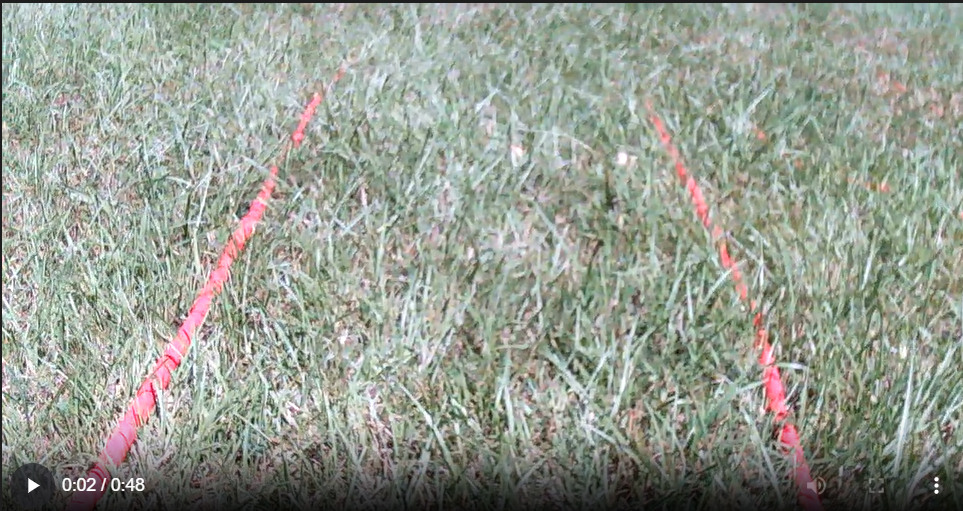
#> input picture code/main_control/outdoor_line.png, 963 x 511 px
$ python make_mask.py
#> lines starting #> are read from the running program, lines starting #| are printed output that depends on the picture; after the words box and inside, x2 and y2 are one past the last pixel; in counts of white or black regions, pixels touching at a corner belong together
import cv2
import numpy as np

# 載入圖片
img = cv2.imread("outdoor_line.png")
#> img is the input picture: shape (511, 963, 3); mean B, G, R 145.3, 155.7, 150
img_hsv = cv2.cvtColor(img, cv2.COLOR_BGR2HSV)
#> img_hsv: shape (511, 963, 3); mean H, S, V 57.6, 28, 159

def nothing(x):
    pass

cv2.namedWindow("Trackbars")
cv2.resizeWindow("Trackbars", 800, 600)  # 你可以改成更大

# 第一組 HSV
cv2.createTrackbar("H1 Min", "Trackbars", 0, 180, nothing)
cv2.createTrackbar("H1 Max", "Trackbars", 10, 180, nothing)
cv2.createTrackbar("S1 Min", "Trackbars", 100, 255, nothing)
cv2.createTrackbar("S1 Max", "Trackbars", 255, 255, nothing)
cv2.createTrackbar("V1 Min", "Trackbars", 100, 255, nothing)
cv2.createTrackbar("V1 Max", "Trackbars", 255, 255, nothing)

# 第二組 HSV
cv2.createTrackbar("H2 Min", "Trackbars", 170, 180, nothing)
cv2.createTrackbar("H2 Max", "Trackbars", 180, 180, nothing)
cv2.createTrackbar("S2 Min", "Trackbars", 100, 255, nothing)
cv2.createTrackbar("S2 Max", "Trackbars", 255, 255, nothing)
cv2.createTrackbar("V2 Min", "Trackbars", 100, 255, nothing)
cv2.createTrackbar("V2 Max", "Trackbars", 255, 255, nothing)

while True:
    # 第一組參數
    h1_min = cv2.getTrackbarPos("H1 Min", "Trackbars")
    h1_max = cv2.getTrackbarPos("H1 Max", "Trackbars")
    s1_min = cv2.getTrackbarPos("S1 Min", "Trackbars")
    s1_max = cv2.getTrackbarPos("S1 Max", "Trackbars")
    v1_min = cv2.getTrackbarPos("V1 Min", "Trackbars")
    v1_max = cv2.getTrackbarPos("V1 Max", "Trackbars")

    # 第二組參數
    h2_min = cv2.getTrackbarPos("H2 Min", "Trackbars")
    h2_max = cv2.getTrackbarPos("H2 Max", "Trackbars")
    s2_min = cv2.getTrackbarPos("S2 Min", "Trackbars")
    s2_max = cv2.getTrackbarPos("S2 Max", "Trackbars")
    v2_min = cv2.getTrackbarPos("V2 Min", "Trackbars")
    v2_max = cv2.getTrackbarPos("V2 Max", "Trackbars")

    # 兩組範圍
    lower1 = np.array([h1_min, s1_min, v1_min])
    upper1 = np.array([h1_max, s1_max, v1_max])
    lower2 = np.array([h2_min, s2_min, v2_min])
    upper2 = np.array([h2_max, s2_max, v2_max])

    # 過濾 mask
    mask1 = cv2.inRange(img_hsv, lower1, upper1)
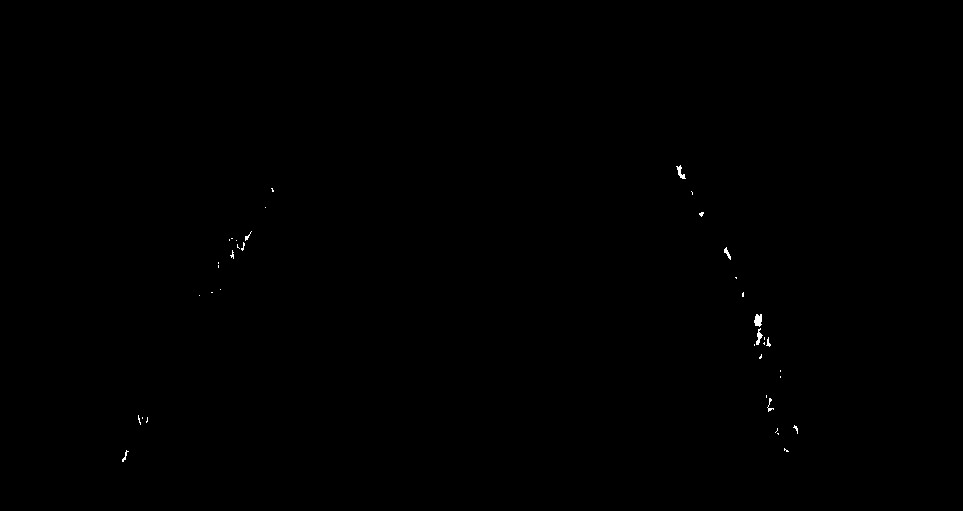
#> mask1: shape (511, 963); 0.1% white in thin lines or dots, all inside (x1, y1, x2, y2) = (122, 165, 798, 462)
    mask2 = cv2.inRange(img_hsv, lower2, upper2)
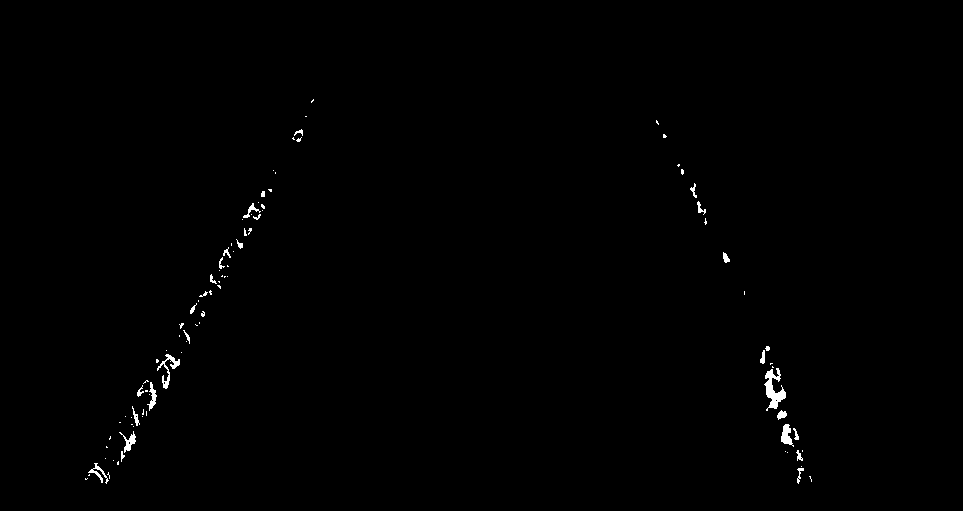
#> mask2: shape (511, 963); 0.48% white; 95 white regions (67 under 20 px), largest, box (x1, y1, x2, y2) and area: (764, 368, 786, 411) 428, (157, 354, 180, 389) 216, (781, 424, 794, 447) 166
    mask = cv2.bitwise_or(mask1, mask2)  # 合併兩組
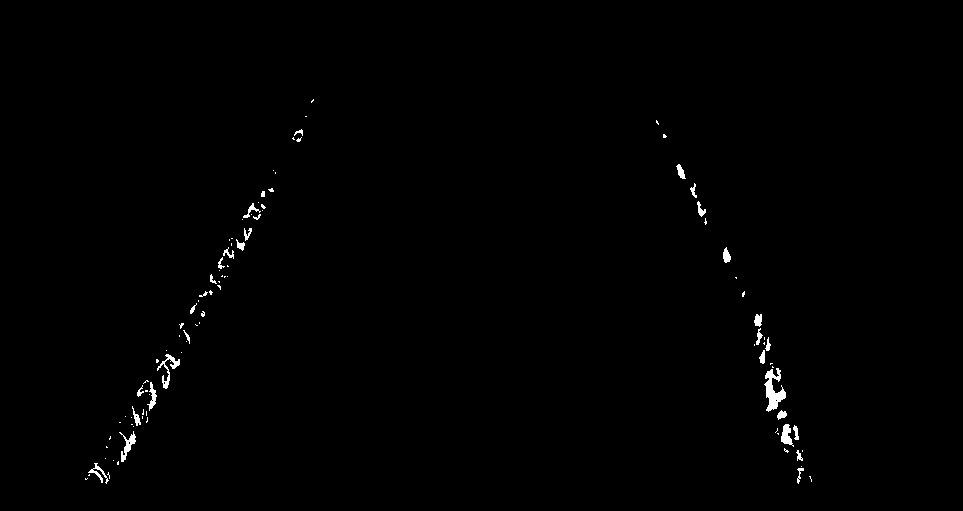
#> mask: shape (511, 963); 0.58% white; 101 white regions (69 under 20 px), largest, box (x1, y1, x2, y2) and area: (764, 368, 786, 412) 466, (157, 354, 180, 389) 216, (119, 431, 136, 462) 182

    result = cv2.bitwise_and(img, img, mask=mask)

    cv2.imshow("Original", img)
    cv2.imshow("Mask", mask)
    cv2.imshow("Result", result)

    key = cv2.waitKey(1) & 0xFF
#> (key Esc is pressed here)
    if key == 27:  # ESC 離開
        break
    elif key == ord("s"):  # 存檔
        hsv_ranges = {
            "range1": {"lower": lower1.tolist(), "upper": upper1.tolist()},
            "range2": {"lower": lower2.tolist(), "upper": upper2.tolist()}
        }
        print("儲存 HSV 範圍:", hsv_ranges)
        with open("hsv_ranges.txt", "a") as f:
            f.write(str(hsv_ranges) + "\n")

cv2.destroyAllWindows()
